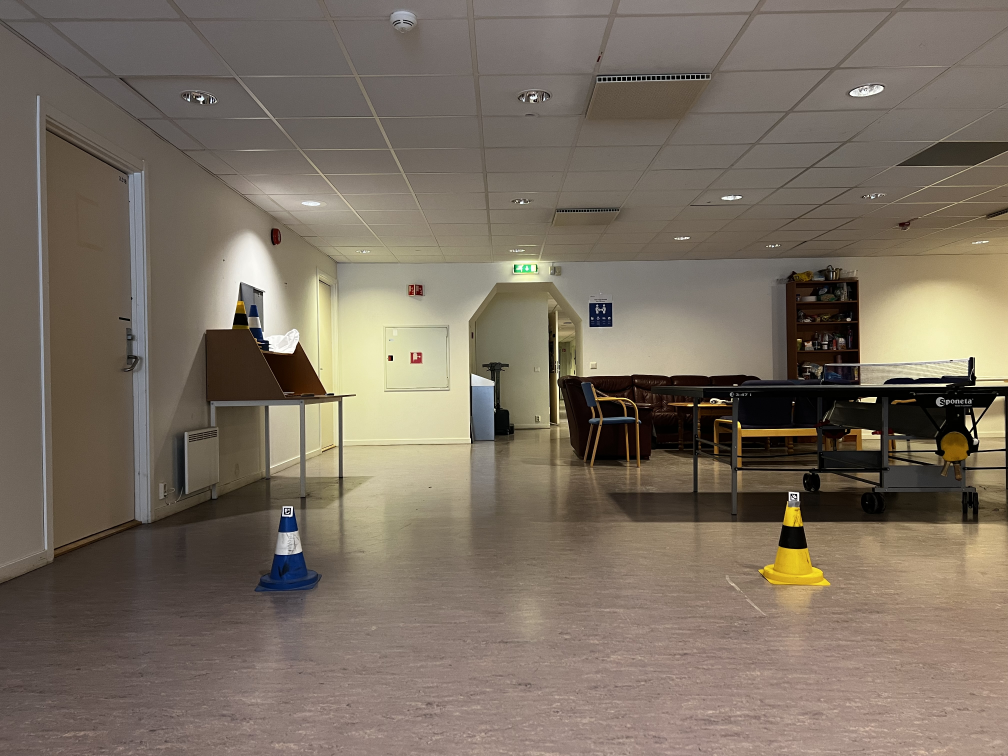
#> input picture data/left/L0035.jpeg, 4032 x 3024 px (shown at 1/4 size)
$ python apriltag_triangulation.py
#> lines starting #> are read from the running program, lines starting #| are printed output that depends on the picture
import cv2 as cv
import numpy as np
import pandas as pd
import matplotlib.pyplot as plt
import glob
from os.path import join
from scipy import linalg

# Read images
I_left1 = cv.imread('data/left/L0035.jpeg')
#> I_left1 is the input picture: shape (3024, 4032, 3); mean B, G, R 97.2, 110.7, 122
I_left2 = cv.imread('data/left/L0036.jpeg')
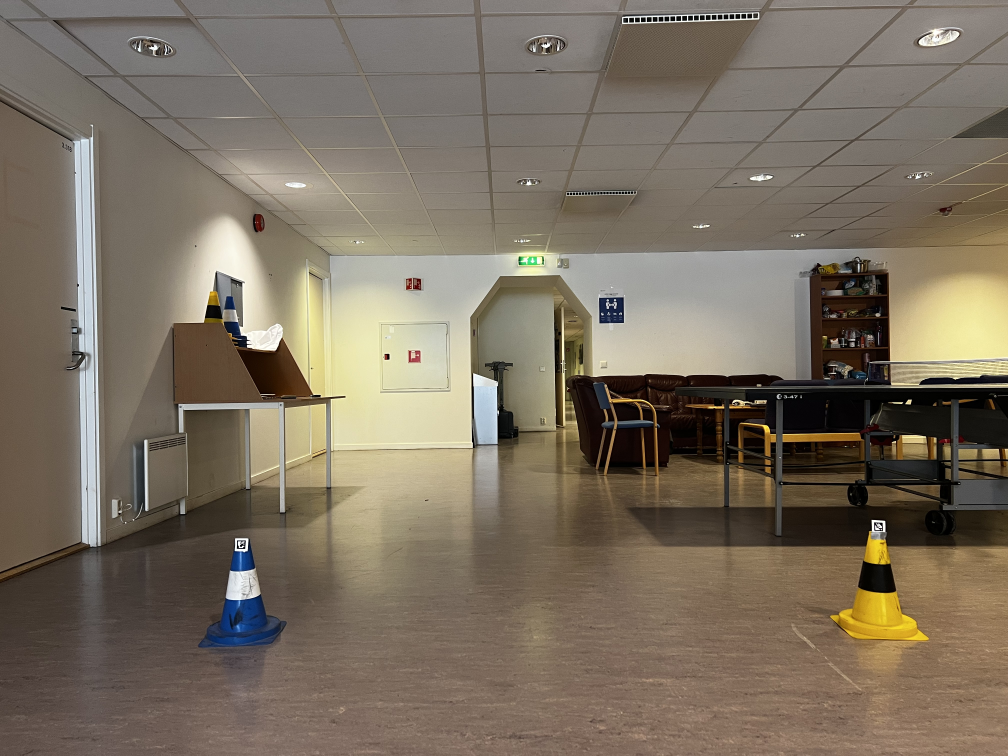
#> input picture data/left/L0036.jpeg, 4032 x 3024 px (shown at 1/4 size)
#> I_left2 is the input picture: shape (3024, 4032, 3); mean B, G, R 97, 112.2, 123.2
I_right1 = cv.imread('data/right/R0035.jpeg')
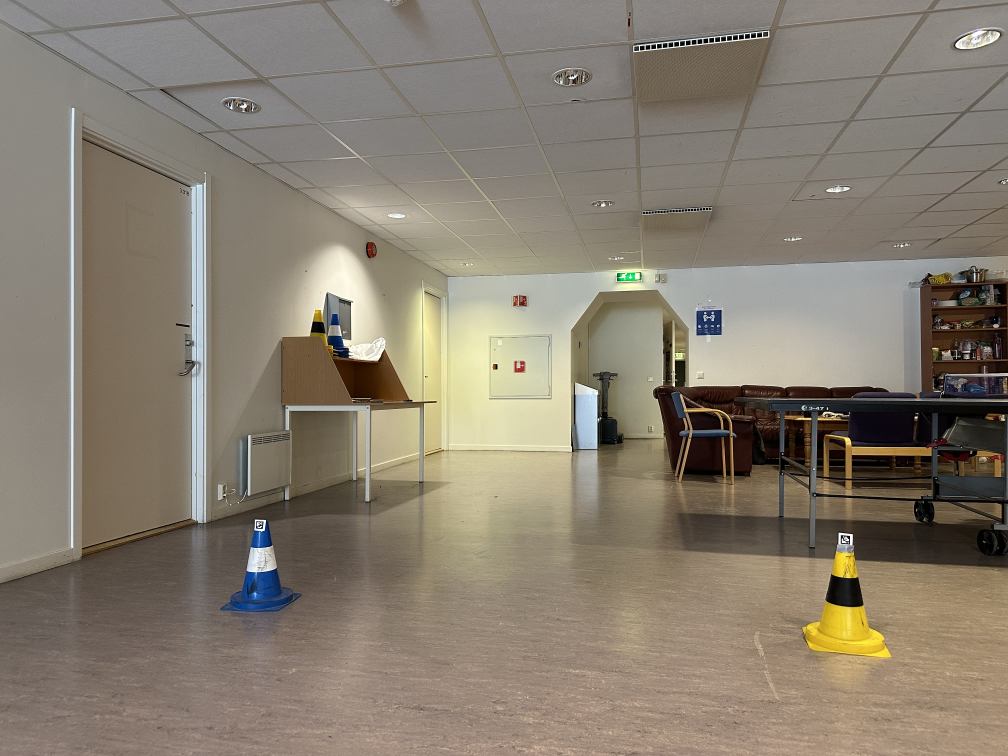
#> input picture data/right/R0035.jpeg, 4032 x 3024 px (shown at 1/4 size)
#> I_right1 is the input picture: shape (3024, 4032, 3); mean B, G, R 112.1, 126.1, 135.5
I_right2 = cv.imread('data/right/R0036.jpeg')
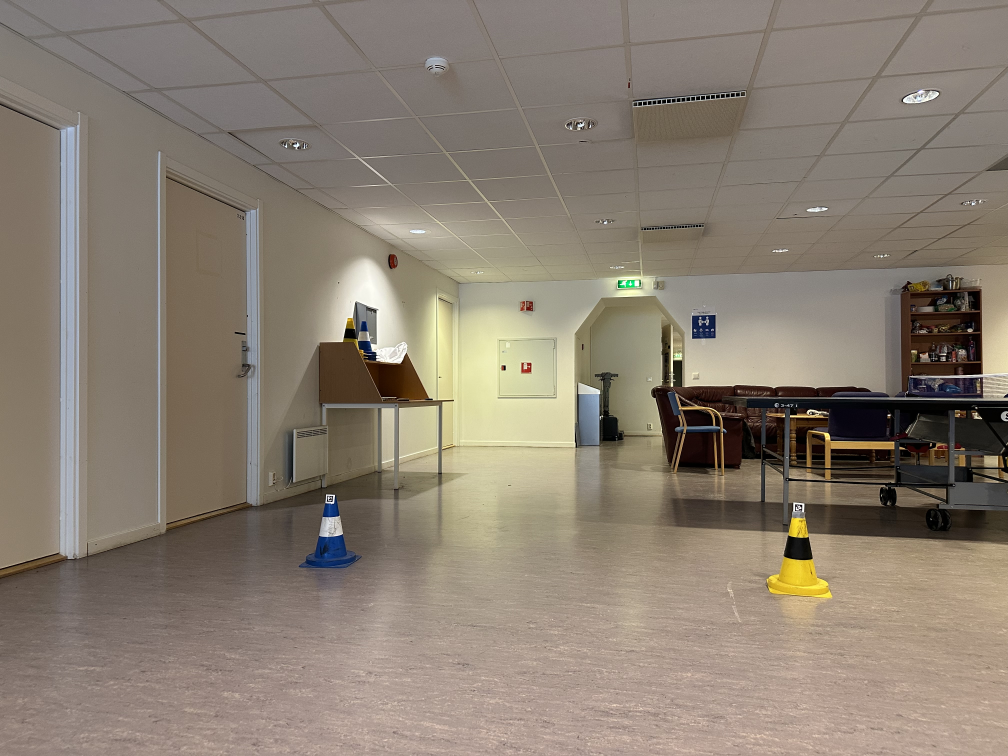
#> input picture data/right/R0036.jpeg, 4032 x 3024 px (shown at 1/4 size)
#> I_right2 is the input picture: shape (3024, 4032, 3); mean B, G, R 113.9, 126.9, 137.9

# Load from individual camera calibration
#> (the run stopped early here; a loop or call above may not have finished)
